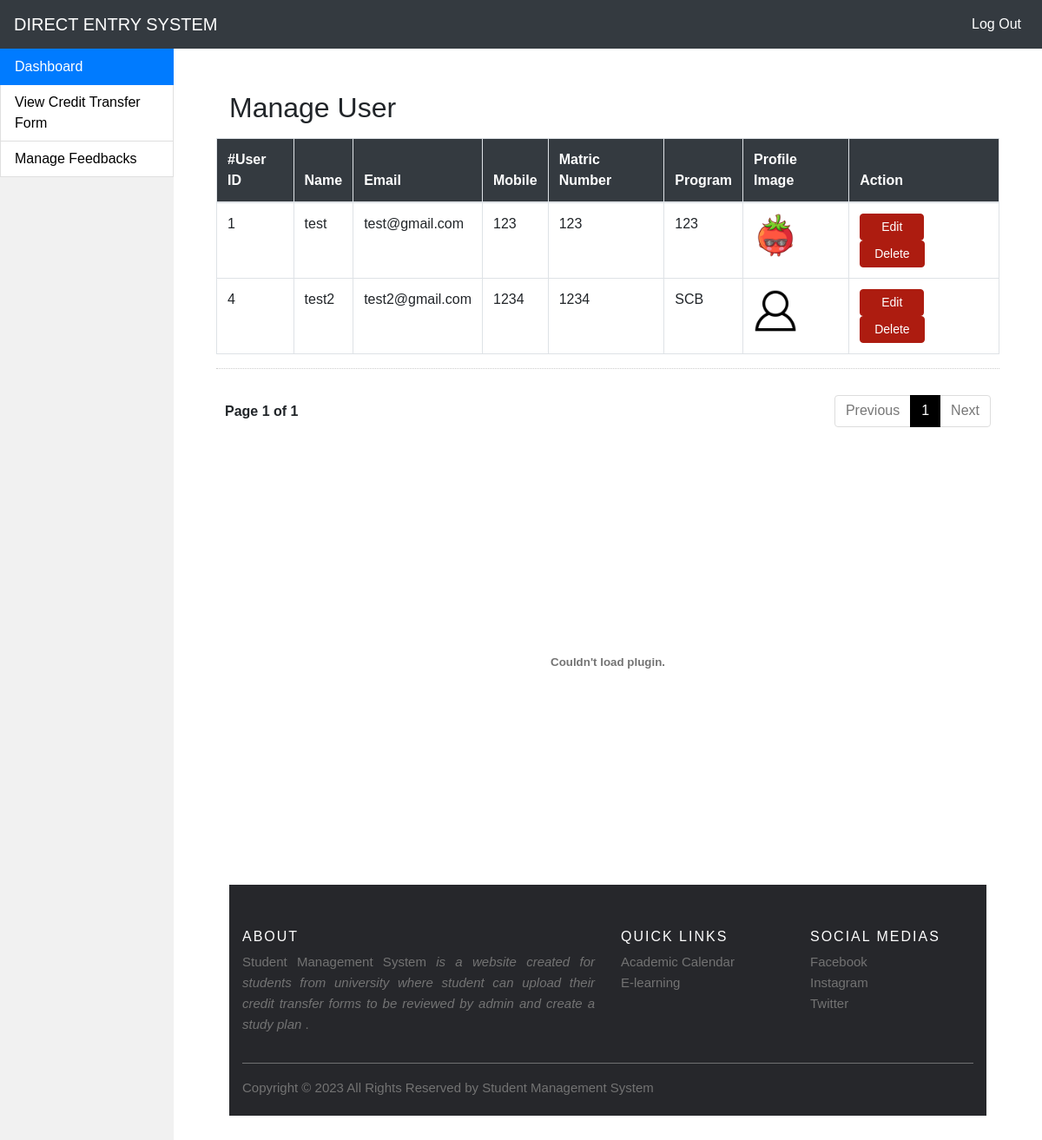
/admin-dashboard.php, run on the app's committed database.
### tables this page shows
CREATE TABLE `student_signup` (
  `id` int(11) NOT NULL,
  `name` varchar(255) NOT NULL,
  `email` varchar(255) NOT NULL,
  `matric_number` varchar(9) NOT NULL,
  `phone_number` int(10) NOT NULL,
  `program` varchar(255) NOT NULL,
  `password` varchar(255) NOT NULL,
  `image` varchar(255) DEFAULT NULL
);

### admin-dashboard.php (the view, shortened to what this page needs)
<?php
include 'config.php';
if (isset($_GET['page_no']) && $_GET['page_no'] != "") {
  $page_no = $_GET['page_no'];
} else {
  $page_no = 1;
}
$total_records_per_page = 10;
$offset = ($page_no - 1) * $total_records_per_page;
$previous_page = $page_no - 1;
$next_page = $page_no + 1;
$query = "SELECT COUNT(*) As total_records FROM `student_signup`";
$result_count = mysqli_query($conn, $query);
$total_records = mysqli_fetch_array($result_count);
$total_records = $total_records['total_records'];
$total_no_of_pages = ceil($total_records / $total_records_per_page);
$result = mysqli_query($conn, "SELECT * FROM `student_signup` LIMIT $offset, $total_records_per_page");
?>
<!DOCTYPE html>
<html lang="en">
<head>
  <link rel="stylesheet" href="https://maxcdn.bootstrapcdn.com/bootstrap/4.5.2/css/bootstrap.min.css">
  <link rel="stylesheet" href="css/style.css">
  <link rel="stylesheet" href="css/pagination.css">
</head>
<body>
  <header>
    <nav class="navbar navbar-expand-lg navbar-dark bg-dark">
      <a class="navbar-brand" href="admin-dashboard.php">DIRECT ENTRY SYSTEM</a>
      <div class="collapse navbar-collapse" id="navbarNav">
        <ul class="navbar-nav">
          <li class="nav-item active">
            <a class="nav-link" href="logout.php">Log Out</a>
          </li>
        </ul>
      </div>
    </nav>
  </header>
  <div class="sidebar">
    <a href="admin-dashboard.php" class="list-group-item list-group-item-action py-2 ripple active">Dashboard</a>
    <a href="admin-viewform.php" class="list-group-item list-group-item-action py-2 ripple">View Credit Transfer Form</a>
    <a href="admin-feedback.php" class="list-group-item list-group-item-action py-2 ripple">Manage Feedbacks</a>
  </div>
  <div class="content">
    <div class="box">
      <h2 class="mb-3">Manage User</h2>
      <div class="row">
        <table class="table table-bordered" id="usertable">
          <thead>
            <tr>
              <th>#User ID</th>
              <th>Name</th>
              <th>Email</th>
              <th>Mobile</th>
              <th>Matric Number</th>
              <th>Program</th>
              <th>Profile Image</th>
              <th>Action</th>
            </tr>
          </thead>
          <tbody>
            <?php
            if (mysqli_num_rows($result) > 0) {
              while ($row = mysqli_fetch_assoc($result)) {
                if ($row['image'] == '') {
                  $img = '<img src="images/default-avatar.jpg">';
                } else {
                  $img = '<img src="uploaded_img/' . $row['image'] . '">';
                }
                echo " <tr>
                                      <td>" . $row['id'] . "</td>
                                      <td>" . $row['name'] . "</td>
                                      <td>" . $row['email'] . "</td>
                                      <td>" . $row['phone_number'] . "</td>
                                      <td>" . $row['matric_number'] . "</td>
                                      <td>" . $row['program'] . "</td>
                                      <td>
                                          " . $img . "
                                      </td>
                                      <td><a class='btn btn-primary btn-sm px-4' href='admin-userdetails.php?id=" . $row['id'] . "'>Edit</a>"; ?>
                <a class='btn btn-dark btn-sm px-3' href='admin-manageusers.php?did=<?php echo $row['id'] ?>' onclick="javascript:return confirm('Confirm to delete?')">Delete</a></td>
            <?php
              }
            }
            ?>
          </tbody>
        </table>
        <div class="page-numbering">
          <strong>Page <?php echo $page_no . " of " . $total_no_of_pages; ?></strong>
          <ul class="pagination">
            <li <?php if ($page_no <= 1) {
                  echo "class='disabled'";
                } ?>>
              <a <?php if ($page_no > 1) {
                    echo "href='?page_no=$previous_page'";
                  } ?>>Previous</a>
            </li>
            <?php
            if ($total_no_of_pages <= 10) {
              for ($counter = 1; $counter <= $total_no_of_pages; $counter++) {
                if ($counter == $page_no) {
                  echo "<li class='active'><a>$counter</a></li>";
                } else {
                  echo "<li><a href='?page_no=$counter'>$counter</a></li>";
                }
              }
            }
            ?>
            <li <?php if ($page_no >= $total_no_of_pages) {
                  echo "class='disabled'";
                } ?>>
              <a <?php if ($page_no < $total_no_of_pages) {
                    echo "href='?page_no=$next_page'";
                  } ?>>Next</a>
            </li>
          </ul>
        </div>
      </div>
      <div>
        <div class="container">
          <embed src="" type="application/pdf" width="100%" height="500px" class="embedPdf" />
        </div>
      </div>
</body>
<footer class="site-footer">
  <div class="container">
    <div class="row">
      <div class="col-sm-12 col-md-6">
        <h6>About</h6>
        <p class="text-justify">Student Management System <i>is a website created for students from university where student can upload their credit transfer forms to be reviewed by admin
            and create a study plan </i> .</p>
      </div>
      <div class="col-xs-6 col-md-3">
        <h6>Quick Links</h6>
        <ul class="footer-links">
          <li><a href="#">Academic Calendar</a></li>
          <li><a href="#">E-learning</a></li>
        </ul>
      </div>
      <div class="col-xs-6 col-md-3">
        <h6>Social Medias</h6>
        <ul class="footer-links">
          <li><a href="https://www.facebook.com/">Facebook</a></li>
          <li><a href="https://www.instagram.com/">Instagram</a></li>
          <li><a href="https://twitter.com/">Twitter</a></li>
        </ul>
      </div>
    </div>
    <hr>
  </div>
  <div class="container">
    <div class="row">
      <div class="col-md-8 col-sm-6 col-xs-12">
        <p class="copyright-text">Copyright &copy; 2023 All Rights Reserved by Student Management System
        </p>
      </div>
    </div>
  </div>
</footer>
</html>

### css/style.css (style rules this page uses)
html { scroll-behavior: smooth; }
body, html { margin: 0; padding: 0; font-family: 'Poppins', sans-serif; }
* { box-sizing: border-box; }
button, .btn, select { cursor: pointer; }
img { max-width: 100%; }
.btn, button, .actionbg, input { border-radius: 4px; -webkit-border-radius: 4px; -moz-border-radius: 4px; -o-border-radius: 4px; -ms-border-radius: 4px; }
.sidebar { margin: 0; padding: 0; width: 200px; background-color: #f1f1f1; position: fixed; height: 100%; overflow: auto; }
.sidebar a { display: block; color: black; padding: 16px; text-decoration: none; }
div.content { margin-left: 200px; padding: 1px 16px; height: 1000px; }
.site-footer { background-color:#26272b; padding:45px 0 20px; font-size:15px; line-height:24px; color:#737373; }
.site-footer hr { border-top-color:#bbb; opacity:0.5 }
.site-footer h6 { color:#fff; font-size:16px; text-transform:uppercase; margin-top:5px; letter-spacing:2px }
.site-footer a { color:#737373; }
.footer-links { padding-left:0; list-style:none }
.footer-links li { display:block }
.footer-links a { color:#737373 }
.copyright-text { margin:0 }
body { background: white }
* { margin: 0; padding: 0; box-sizing: boarder-box; font-family: 'poppins', sans-serif; }
.navbar-nav { margin-left: auto; }

### css/pagination.css (style rules this page uses)
.pagination { display: inline-block; padding-left: 0; margin: 20px 0; border-radius: 4px; }
.pagination > li { display: inline; }
.pagination > li > a, .pagination > li > span { position: relative; float: left; padding: 6px 12px; margin-left: -1px; line-height: 1.42857143; color: #000; text-decoration: none; background-color: #fff; border: 1px solid #ddd; }
.pagination > li:first-child > a, .pagination > li:first-child > span { margin-left: 0; border-top-left-radius: 4px; border-bottom-left-radius: 4px; }
.pagination > li:last-child > a, .pagination > li:last-child > span { border-top-right-radius: 4px; border-bottom-right-radius: 4px; }
.pagination > .active > a, .pagination > .active > span, .pagination > .active > a:hover, .pagination > .active > span:hover, .pagination > .active > a:focus, .pagination > .active > span:focus { z-index: 3; color: #fff; cursor: default; background-color: #000; border-color: #000; }
.pagination > .disabled > span, .pagination > .disabled > span:hover, .pagination > .disabled > span:focus, .pagination > .disabled > a, .pagination > .disabled > a:hover, .pagination > .disabled > a:focus { color: #777; cursor: not-allowed; background-color: #fff; border-color: #ddd; }
.page-numbering { width: 100%; padding: 10px 10px 0px; border-top: dotted 1px #CCC; display: flex; justify-content: space-between; align-items: center; }

### admin-dashboard.php (style rules this page uses)
.table thead tr { background-color: #343a40; color: #fff; }
.table tbody tr { background-color: #fff; }
.content .box { padding: 3rem; }
#usertable img { width: 50px; }
.btn { background: #AD1C10; border-color: #AD1C10; color: #fff; }

### data on the page
student_signup: id "1", name "test", email "test@gmail.com", phone_number "123", matric_number "123", program "123", image (picture)
student_signup: id "4", name "test2", email "test2@gmail.com", phone_number "1234", matric_number "1234", program "SCB"

### other printed values
$page_no "1"
$total_no_of_pages "1"
